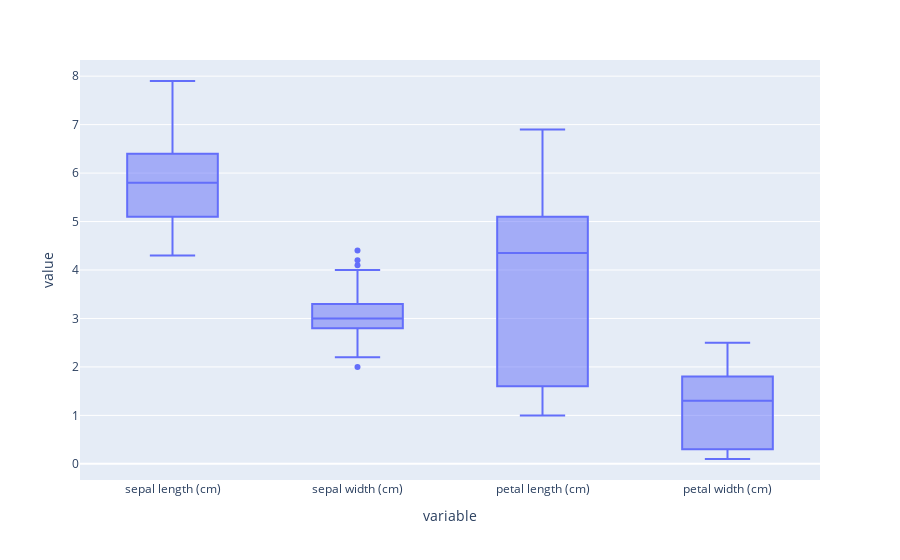

Source (notebook cell):
### Markdown cell above
<h1> Check for outliers in the dataset</h1>

### Code cell
fig = px.box(data.frame.drop(columns=['target']))
fig.show()

### Figure 1 — Plotly figure (JSON) as saved in the notebook; plotly's stock layout.template omitted (floating-point values rounded to 4 significant figures; data arrays with more than 128 entries replaced by an {"elided": "..."} marker saying what was removed)
{"data": [{"alignmentgroup": "True", "hovertemplate": "variable=%{x}<br>value=%{y}<extra></extra>", "legendgroup": "", "marker": {"color": "#636efa"}, "name": "", "notched": false, "offsetgroup": "", "orientation": "v", "showlegend": false, "type": "box", "x": {"elided": "600 str values"}, "x0": " ", "xaxis": "x", "y": {"elided": "600 float values"}, "y0": " ", "yaxis": "y"}], "layout": {"boxmode": "group", "legend": {"tracegroupgap": 0}, "margin": {"t": 60}, "xaxis": {"anchor": "y", "domain": [0, 1], "title": {"text": "variable"}}, "yaxis": {"anchor": "x", "domain": [0, 1], "title": {"text": "value"}}}}
